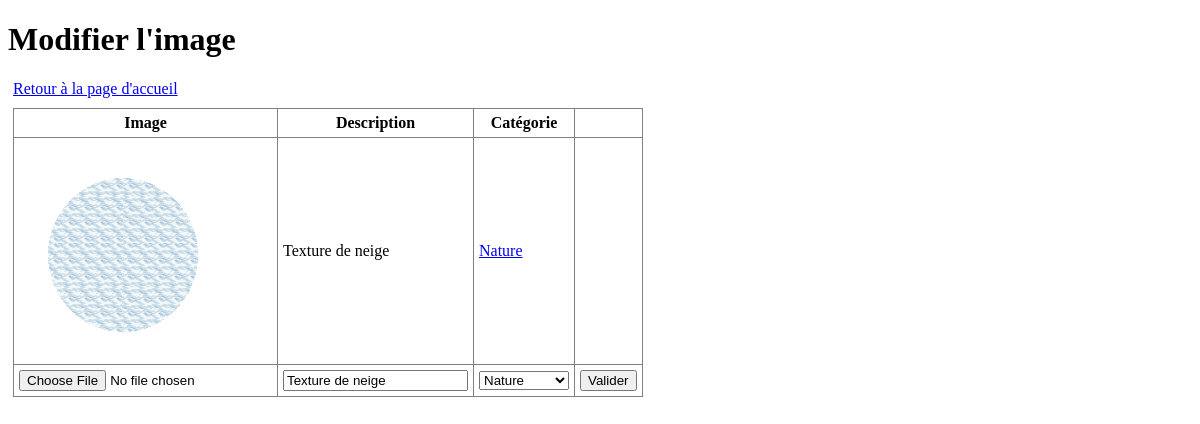
The app's page /modif_photo.php?photoId=19 with its own data.
### tables this page shows
CREATE TABLE IF NOT EXISTS `photo` (
  `photoId` int(11) NOT NULL AUTO_INCREMENT,
  `nomFich` varchar(250) DEFAULT NULL,
  `description` varchar(250) DEFAULT NULL,
  `catId` int(11) DEFAULT NULL,
  `usrId` int(11) DEFAULT NULL,
  `state` tinyint(1) DEFAULT '1',
  PRIMARY KEY (`photoId`)
);

CREATE TABLE IF NOT EXISTS `categorie` (
  `catId` int(11) NOT NULL AUTO_INCREMENT,
  `nomCat` varchar(250) DEFAULT NULL,
  PRIMARY KEY (`catId`)
);

### bd.php (called while the page is built, shortened)
<?php
function executeQuery($db, $query)
{
    $result = mysqli_query($db, $query);
	return $result;
}
?>

### modif_photo.php (the view, shortened to what this page needs)
<?php
  require_once('bd.php');
  $db=getDB();
  $repertoire="data/";
    if(isset($_GET['photoId']) && $_GET['photoId'] != "") {
      $queryPhoto = executeQuery($db, "SELECT * FROM photo WHERE photoId =".$_GET['photoId']);
      $photo = $queryPhoto->fetch_assoc();
      $photoName = $photo['nomFich'];
      $photoDesc = $photo['description'];
      $queryCat = executeQuery($db, "SELECT * FROM categorie NATURAL JOIN photo WHERE photoId =".$_GET['photoId']);
      $categ = $queryCat->fetch_assoc();
      $categName = $categ['nomCat'];
      $categId = $categ['catId'];
    } else {
    	$photo = null;
    }
?>
<!doctype html>
<html lang="fr">
	<head>
	    <link rel="stylesheet" href="style.css">
	</head>
	<body>
		<h1>
			Modifier l'image
		</h1>
		<div>
			<a href="page_accueil.php"> Retour à la page d'accueil </a>
		</div>
		<div>
			<table class="tab">
				<tr class="ligne">
					<th class="bordure">
						Image
					</th>
					<th class="bordure">
						Description
					</th>
					<th class="bordure">
						Catégorie
					</th>
					<th class="bordure">
					</th>
				</tr>
				<tr class="ligne">
					<td class="bordure">
						<?php
							echo "<img src='" . $repertoire . $photoName . "' class = 'photo_detail'/>";
						?>
					</td>
					<td class="bordure">
						<?php
							echo $photoDesc;
						?>
					</td>
					<td class="bordure">
						<?php
							echo "<a href='page_accueil.php?cat=" . $categId . "'>".$categName."</a>";
						?>
					</td>
					<td class="bordure">
					</td>
				</tr>
				<tr class="ligne">
					<form method="post" enctype="multipart/form-data">
						<td class="bordure">
							<input type="file" name="file" accept=".png, .jpg, .jpeg, .gif">
						</td>
						<td class="bordure">
							<input type="text" name="description" value="<?php echo $photoDesc; ?>">
						</td>
						<td class="bordure">
					       	<?php
				                $queryCategories = executeQuery($db, "SELECT * FROM categorie");
				                $categories = $queryCategories->fetch_all(MYSQLI_ASSOC);
				            ?>
				            <select name="cat" >
				                  <?php
				                      foreach ($categories as $categorie) {
				                          $selected = (isset($categId) && $categId == $categorie['catId'])
				                            ? " selected"
				                            : "";
				                          echo "<option value=".$categorie['catId'].$selected.">".$categorie['nomCat']."</option>";
				                      }
				                  ?>
             				</select>
						</td>
						<td class="bordure">
							<input class="button" type="submit" name="valider" value ="Valider">
						</td>
					</form>
				</tr>
			</table>
		</div>
	</body>
</html>

### style.css (style rules this page uses)
div { font-family: trebuchet ms; margin: 5px; margin-bottom: 10px; }
.photo_detail { max-width: 300px; max-height: 300px; float: left; margin-right: 20px; }
table.tab { border-collapse: collapse; }
.bordure { border: 1px solid grey; padding: 5px; }

### records on screen
photo: nomFich (picture), description "Texture de neige", catId.nomCat "Nature"

### other values on screen
form field cat "Nature"
